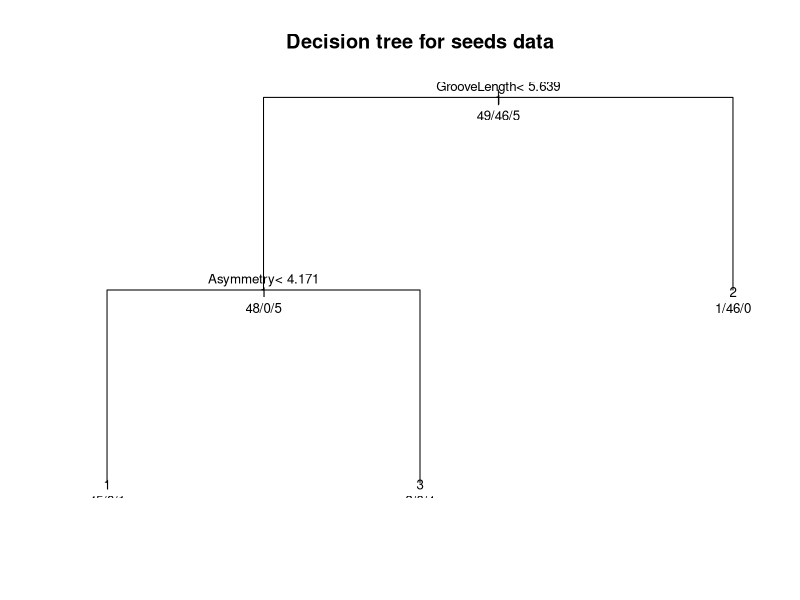
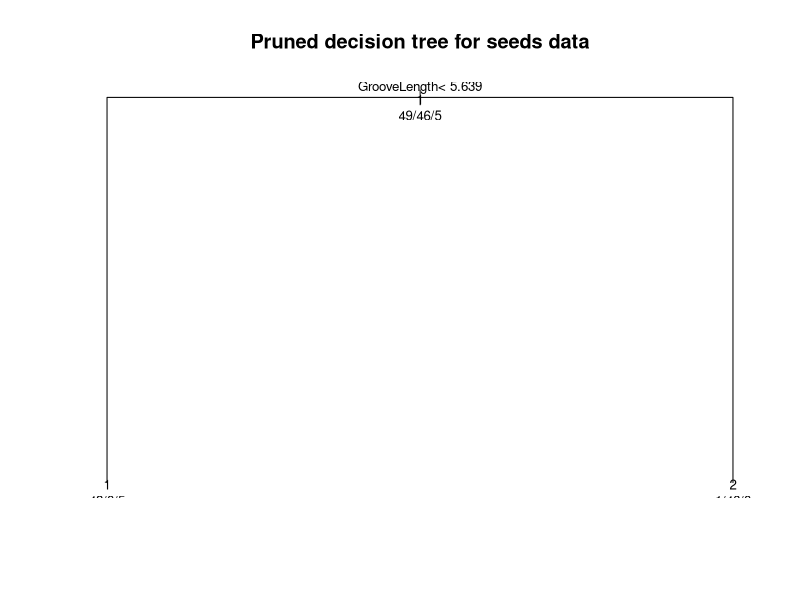

Source code (R) for these figures, in order:
# read data into R
seeds <- read.csv('./seeds_dataset_class.csv', sep=",")
# split data into class and values variables
seeds_rand <- seeds[sample(150, 150),]
seedsclass <- seeds_rand[,1]
seedsvalues <- seeds_rand[,-1]

# set up training and test datasets (holdout method)
seedsclass_train <- seedsclass[1:100]
seedsvalues_train <- seedsvalues[1:100,]

seedsclass_test <- seedsclass[100:150]
seedsvalues_test <- seedsvalues[100:150,]


# build decision tree using rpart
# install.packages("rpart")
library(rpart)

# create decision tree and pruned decision trees (to compare)
fit <- rpart(seedsclass_train~ ., data=seedsvalues_train, method="class")
# plot decision tree
plot(fit, uniform=TRUE, main="Decision tree for seeds data")
text(fit, use.n=TRUE, all=TRUE, cex=.8)

# sensitivity analysis - test classification accuracy on test dataset by comparing predicted and actual values
pred <- predict(fit, seedsvalues_test, type="class")

n <- length(seedsclass_test) # num of test cases
ncorrect <- sum(pred == seedsclass_test) # num of correct predictions
accuracy <- ncorrect/n # accuracy of predictions
print(accuracy)

# show results in a confusion matrix table
table_mat <- table(seedsclass_test, pred)
print(table_mat)

# pruning data
pfit <- prune(fit, cp=0.1)
plot(pfit, uniform=TRUE, main="Pruned decision tree for seeds data")
text(pfit, use.n=TRUE, all=TRUE, cex=.8)


# q1 why - sample of data could be small or biassed so good to use resampling method